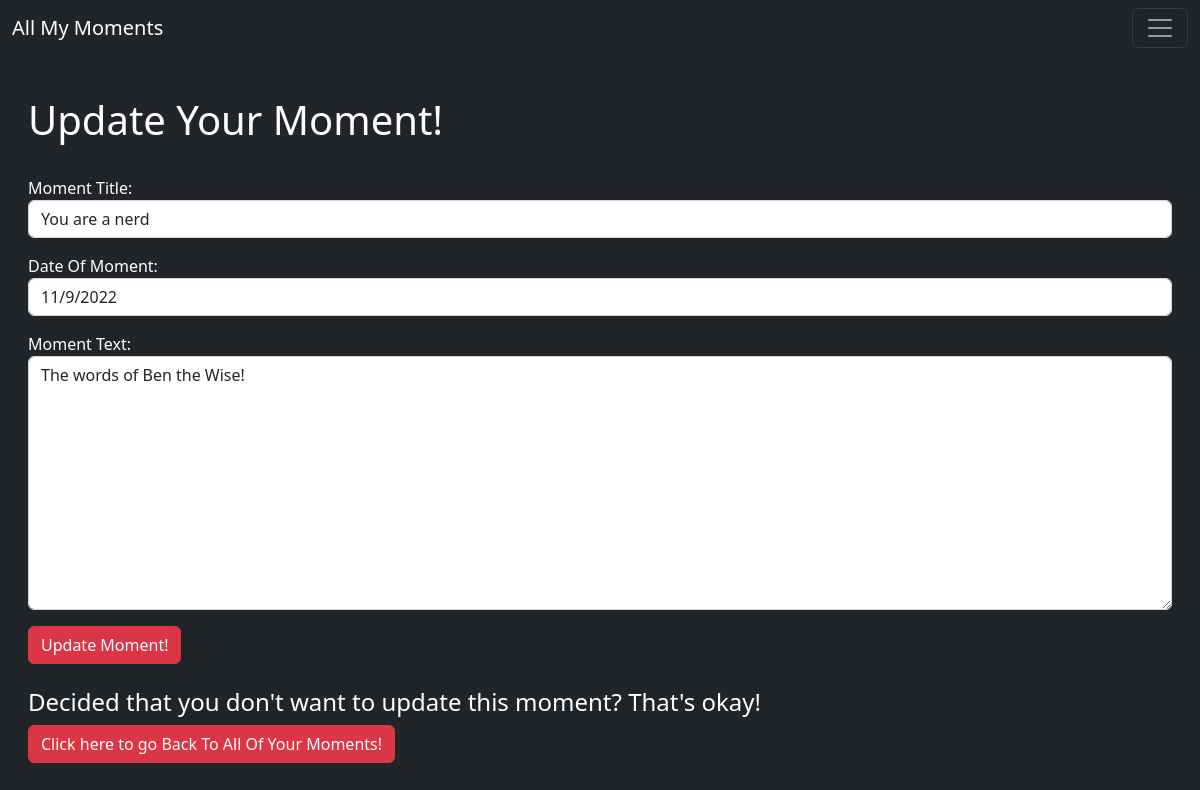
The app's page /moment/update/6 (signed in) with its own data.
### ActualProject/models.py (models this page shows, shortened)
class MomentsToDocument(models.Model):
	title_Of_Moment = models.CharField(max_length = 255)
	created_by = models.ForeignKey(User,on_delete=models.CASCADE)
	date_Of_Moment = models.CharField(max_length = 255)
	body_Text_Of_Moment = models.TextField()

### ActualProject/views.py (the view)
# urls.py: path('moment/update/<int:pk>',updateamoment.as_view(),name = "update_moment"),
class updateamoment(UpdateView):
	model = MomentsToDocument
	context_object_name = 'x4'
	form_class = UpdatingMomentForm
	template_name = 'update_moment.html'

### ActualProject/forms.py
class UpdatingMomentForm(forms.ModelForm):
	class Meta:
		model = MomentsToDocument
		fields = ('title_Of_Moment','date_Of_Moment','body_Text_Of_Moment')
		labels = {
        "title_Of_Moment":  "Moment Title",
        "body_Text_Of_Moment": "Moment Text",
   		}
		widgets = {
			'title_Of_Moment': forms.TextInput(attrs={'class':'form-control','placeholder': 'Write your title here. Can be anything!'}),
			'date_Of_Moment': forms.TextInput(attrs={'class':'form-control','placeholder': 'Month Day, Year'}),
			'body_Text_Of_Moment': forms.Textarea(attrs={'class':'form-control','placeholder': 'Write about your moment here!'}),
		}

### ActualProject/templates/update_moment.html (shortened to what this page needs)
{% extends 'base.html' %}
{% block content %}
{% if user.is_authenticated  %}
{% if user.id == 1 or user.id == x4.created_by.id %}
<br/>
<h1> Update Your Moment!</h1>
<br/>
<div class="mb-3">
<form method = "POST">
	{{form.as_p}}
	<button class ="btn btn-danger">Update Moment!</button>
	<br/>
	<br/>
	<h4> Decided that you don't want to update this moment? That's okay! </h4>
	<a href = "{% url 'home' %}" class ="btn btn-danger"> Click here to go Back To All Of Your Moments! </a>
</div>
{% else %}
<h2> You are neither an admin or are {{x4.created_by.username}} so you are not able to update this moment. </h2>
{% endif %}
{% else %}
You need to sign in if you want to update moments.
<br/><br/>
<a href="{% url 'login' %}" class ="btn btn-danger btn"> Please Sign In If You Want To Be Able To Update Moments! </a>
<br/><br/>
<a href = "{% url 'sign_up' %}" class ="btn btn-danger"> Don't have an account? Go Create One! </a>
{% endif %}
{% endblock %}

### records on screen
MomentsToDocument: title_Of_Moment "You are a nerd", date_Of_Moment "11/9/2022", body_Text_Of_Moment "The words of Ben the Wise!"
